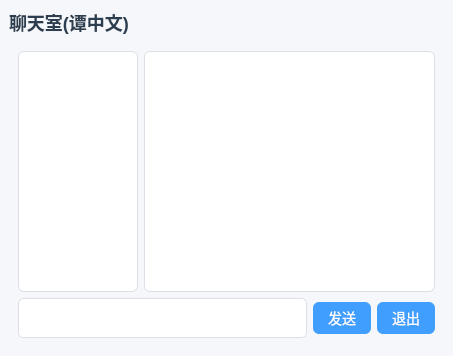
<?xml version="1.0" encoding="UTF-8"?>
<ui version="4.0">
 <class>MainWindow</class>
 <widget class="QMainWindow" name="MainWindow">
  <property name="geometry">
   <rect>
    <x>0</x>
    <y>0</y>
    <width>453</width>
    <height>356</height>
   </rect>
  </property>
  <property name="windowTitle">
   <string>聊天室客户端</string>
  </property>
  <property name="styleSheet">
   <string notr="true">/* ======================
   全局基础样式
====================== */
QWidget {
    background-color: #f5f7fa;
    font-family: &quot;Microsoft YaHei&quot;;
    font-size: 14px;
    color: #333333;
}

/* ======================
   标题
====================== */
QLabel#titleLabel {
    font-size: 18px;
    font-weight: bold;
    color: #2c3e50;
}

/* ======================
   登录卡片区域
====================== */
QFrame#loginFrame {
    background-color: #ffffff;
    border-radius: 10px;
    border: 1px solid #dcdfe6;
}

/* 登录标签 */
QLabel {
    color: #606266;
}

/* 输入框统一样式 */
QLineEdit {
    height: 30px;
    padding: 4px 8px;
    border-radius: 5px;
    border: 1px solid #dcdfe6;
    background-color: #ffffff;
}

QLineEdit:focus {
    border: 1px solid #409eff;
}

/* ======================
   按钮样式
====================== */
QPushButton {
    height: 32px;
    padding: 0 15px;
    border-radius: 6px;
    background-color: #409eff;
    color: #ffffff;
    border: none;
}

QPushButton:hover {
    background-color: #66b1ff;
}

QPushButton:pressed {
    background-color: #337ecc;
}

/* 退出按钮弱化处理 */
QPushButton#pushButton_2 {
    background-color: #f56c6c;
}

QPushButton#pushButton_2:hover {
    background-color: #f78989;
}

/* ======================
   聊天界面
====================== */

/* 聊天显示区 */
QTextEdit {
    border: 1px solid #dcdfe6;
    border-radius: 6px;
    padding: 6px;
    background-color: #ffffff;
}

/* 用户列表 */
QListWidget {
    border: 1px solid #dcdfe6;
    border-radius: 6px;
    background-color: #ffffff;
}

QListWidget::item {
    height: 28px;
    padding-left: 6px;
}

QListWidget::item:selected {
    background-color: #ecf5ff;
    color: #409eff;
}

/* ======================
   输入区
====================== */
QLineEdit#lineEdit {
    border-radius: 6px;
}

/* ======================
   滚动条美化（可选但推荐）
====================== */
QScrollBar:vertical {
    width: 8px;
    background: transparent;
}

QScrollBar::handle:vertical {
    background: #c0c4cc;
    border-radius: 4px;
}

QScrollBar::handle:vertical:hover {
    background: #909399;
}

QScrollBar::add-line,
QScrollBar::sub-line {
    height: 0px;
}
</string>
  </property>
  <widget class="QWidget" name="centralwidget">
   <layout class="QVBoxLayout" name="verticalLayout">
    <item>
     <widget class="QLabel" name="titleLabel">
      <property name="text">
       <string>聊天室(谭中文)</string>
      </property>
     </widget>
    </item>
    <item>
     <widget class="QStackedWidget" name="stackedWidget">
      <property name="currentIndex">
       <number>0</number>
      </property>
      <widget class="QWidget" name="chatPage">
       <layout class="QGridLayout" name="gridLayout_3">
        <item row="0" column="0">
         <layout class="QHBoxLayout" name="horizontalLayout">
          <item>
           <widget class="QListWidget" name="userListWidget">
            <property name="maximumSize">
             <size>
              <width>120</width>
              <height>16777215</height>
             </size>
            </property>
           </widget>
          </item>
          <item>
           <widget class="QTextEdit" name="roomTextEdit">
            <property name="html">
             <string>&lt;!DOCTYPE HTML PUBLIC &quot;-//W3C//DTD HTML 4.0//EN&quot; &quot;http://www.w3.org/TR/REC-html40/strict.dtd&quot;&gt;
&lt;html&gt;&lt;head&gt;&lt;meta name=&quot;qrichtext&quot; content=&quot;1&quot; /&gt;&lt;meta charset=&quot;utf-8&quot; /&gt;&lt;style type=&quot;text/css&quot;&gt;
p, li { white-space: pre-wrap; }
hr { height: 1px; border-width: 0; }
li.unchecked::marker { content: &quot;\2610&quot;; }
li.checked::marker { content: &quot;\2612&quot;; }
&lt;/style&gt;&lt;/head&gt;&lt;body style=&quot; font-family:'Microsoft YaHei'; font-size:14px; font-weight:400; font-style:normal;&quot;&gt;
&lt;p style=&quot;-qt-paragraph-type:empty; margin-top:0px; margin-bottom:0px; margin-left:0px; margin-right:0px; -qt-block-indent:0; text-indent:0px;&quot;&gt;&lt;br /&gt;&lt;/p&gt;&lt;/body&gt;&lt;/html&gt;</string>
            </property>
           </widget>
          </item>
         </layout>
        </item>
        <item row="1" column="0">
         <layout class="QHBoxLayout" name="horizontalLayout_2">
          <item>
           <widget class="QLineEdit" name="sayLineEdit"/>
          </item>
          <item>
           <widget class="QPushButton" name="sayButton">
            <property name="text">
             <string>发送</string>
            </property>
           </widget>
          </item>
          <item>
           <widget class="QPushButton" name="logoutButton">
            <property name="text">
             <string>退出</string>
            </property>
           </widget>
          </item>
         </layout>
        </item>
       </layout>
      </widget>
      <widget class="QWidget" name="loginPage">
       <widget class="QFrame" name="loginFrame">
        <property name="geometry">
         <rect>
          <x>80</x>
          <y>60</y>
          <width>261</width>
          <height>151</height>
         </rect>
        </property>
        <property name="frameShape">
         <enum>QFrame::Shape::StyledPanel</enum>
        </property>
        <property name="frameShadow">
         <enum>QFrame::Shadow::Raised</enum>
        </property>
        <layout class="QGridLayout" name="gridLayout_2">
         <item row="0" column="0">
          <layout class="QGridLayout" name="gridLayout">
           <item row="0" column="0">
            <widget class="QLabel" name="label_2">
             <property name="text">
              <string>服务器地址：</string>
             </property>
            </widget>
           </item>
           <item row="1" column="0">
            <widget class="QLabel" name="label_3">
             <property name="text">
              <string>昵称：</string>
             </property>
            </widget>
           </item>
           <item row="0" column="1">
            <widget class="QLineEdit" name="serverEdit">
             <property name="text">
              <string/>
             </property>
            </widget>
           </item>
           <item row="1" column="1">
            <widget class="QLineEdit" name="usernameEdit">
             <property name="text">
              <string/>
             </property>
            </widget>
           </item>
          </layout>
         </item>
         <item row="1" column="0">
          <spacer name="verticalSpacer">
           <property name="orientation">
            <enum>Qt::Orientation::Vertical</enum>
           </property>
           <property name="sizeType">
            <enum>QSizePolicy::Policy::Fixed</enum>
           </property>
           <property name="sizeHint" stdset="0">
            <size>
             <width>20</width>
             <height>10</height>
            </size>
           </property>
          </spacer>
         </item>
         <item row="2" column="0">
          <widget class="QPushButton" name="loginButton">
           <property name="text">
            <string>登录聊天室</string>
           </property>
          </widget>
         </item>
        </layout>
       </widget>
      </widget>
     </widget>
    </item>
   </layout>
  </widget>
 </widget>
 <resources/>
 <connections/>
</ui>
